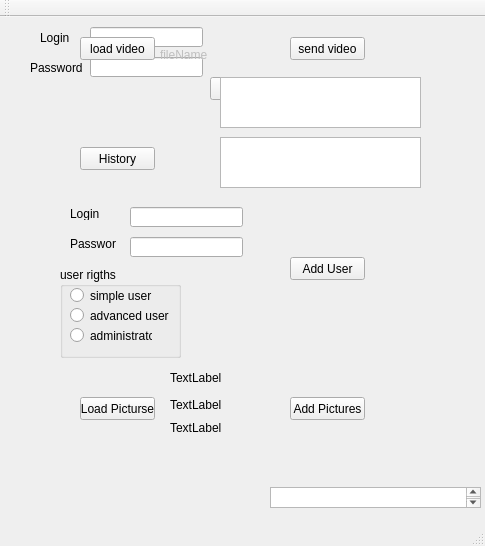
<?xml version="1.0" encoding="UTF-8"?>
<ui version="4.0">
 <class>Client</class>
 <widget class="QMainWindow" name="Client">
  <property name="geometry">
   <rect>
    <x>0</x>
    <y>0</y>
    <width>485</width>
    <height>546</height>
   </rect>
  </property>
  <property name="windowTitle">
   <string>Client</string>
  </property>
  <widget class="QWidget" name="centralWidget">
   <widget class="QTextEdit" name="resultTextBox">
    <property name="geometry">
     <rect>
      <x>270</x>
      <y>470</y>
      <width>211</width>
      <height>21</height>
     </rect>
    </property>
   </widget>
   <widget class="QWidget" name="authorization" native="true">
    <property name="geometry">
     <rect>
      <x>30</x>
      <y>10</y>
      <width>271</width>
      <height>81</height>
     </rect>
    </property>
    <widget class="QLabel" name="label">
     <property name="geometry">
      <rect>
       <x>10</x>
       <y>0</y>
       <width>51</width>
       <height>21</height>
      </rect>
     </property>
     <property name="text">
      <string>Login</string>
     </property>
    </widget>
    <widget class="QLabel" name="label_2">
     <property name="geometry">
      <rect>
       <x>0</x>
       <y>30</y>
       <width>61</width>
       <height>21</height>
      </rect>
     </property>
     <property name="text">
      <string>Password</string>
     </property>
    </widget>
    <widget class="QLineEdit" name="login">
     <property name="geometry">
      <rect>
       <x>60</x>
       <y>0</y>
       <width>113</width>
       <height>20</height>
      </rect>
     </property>
    </widget>
    <widget class="QLineEdit" name="password">
     <property name="geometry">
      <rect>
       <x>60</x>
       <y>30</y>
       <width>113</width>
       <height>20</height>
      </rect>
     </property>
    </widget>
    <widget class="QPushButton" name="SIgnIn">
     <property name="geometry">
      <rect>
       <x>180</x>
       <y>50</y>
       <width>75</width>
       <height>23</height>
      </rect>
     </property>
     <property name="text">
      <string>Sign In</string>
     </property>
    </widget>
   </widget>
   <widget class="QWidget" name="mainForm" native="true">
    <property name="geometry">
     <rect>
      <x>50</x>
      <y>0</y>
      <width>371</width>
      <height>181</height>
     </rect>
    </property>
    <widget class="QPushButton" name="LoadVideo">
     <property name="geometry">
      <rect>
       <x>30</x>
       <y>20</y>
       <width>75</width>
       <height>23</height>
      </rect>
     </property>
     <property name="text">
      <string>load video</string>
     </property>
    </widget>
    <widget class="QLabel" name="fileName">
     <property name="enabled">
      <bool>false</bool>
     </property>
     <property name="geometry">
      <rect>
       <x>110</x>
       <y>30</y>
       <width>81</width>
       <height>16</height>
      </rect>
     </property>
     <property name="text">
      <string>fileName</string>
     </property>
    </widget>
    <widget class="QPushButton" name="SendVideo">
     <property name="geometry">
      <rect>
       <x>240</x>
       <y>20</y>
       <width>75</width>
       <height>23</height>
      </rect>
     </property>
     <property name="text">
      <string>send video</string>
     </property>
    </widget>
    <widget class="QTextBrowser" name="userHistory">
     <property name="geometry">
      <rect>
       <x>170</x>
       <y>120</y>
       <width>201</width>
       <height>51</height>
      </rect>
     </property>
    </widget>
    <widget class="QPushButton" name="seeHistory">
     <property name="geometry">
      <rect>
       <x>30</x>
       <y>130</y>
       <width>75</width>
       <height>23</height>
      </rect>
     </property>
     <property name="text">
      <string>History</string>
     </property>
    </widget>
    <widget class="QTextBrowser" name="videoResult">
     <property name="geometry">
      <rect>
       <x>170</x>
       <y>60</y>
       <width>201</width>
       <height>51</height>
      </rect>
     </property>
    </widget>
   </widget>
   <widget class="QFrame" name="adminFrame">
    <property name="geometry">
     <rect>
      <x>50</x>
      <y>180</y>
      <width>371</width>
      <height>161</height>
     </rect>
    </property>
    <property name="frameShape">
     <enum>QFrame::NoFrame</enum>
    </property>
    <property name="frameShadow">
     <enum>QFrame::Plain</enum>
    </property>
    <property name="lineWidth">
     <number>1</number>
    </property>
    <widget class="QLineEdit" name="newLogin">
     <property name="geometry">
      <rect>
       <x>80</x>
       <y>10</y>
       <width>113</width>
       <height>20</height>
      </rect>
     </property>
    </widget>
    <widget class="QLineEdit" name="newPassword">
     <property name="geometry">
      <rect>
       <x>80</x>
       <y>40</y>
       <width>113</width>
       <height>20</height>
      </rect>
     </property>
    </widget>
    <widget class="QLabel" name="label_3">
     <property name="geometry">
      <rect>
       <x>20</x>
       <y>10</y>
       <width>46</width>
       <height>13</height>
      </rect>
     </property>
     <property name="text">
      <string>Login</string>
     </property>
    </widget>
    <widget class="QLabel" name="label_4">
     <property name="geometry">
      <rect>
       <x>20</x>
       <y>40</y>
       <width>46</width>
       <height>13</height>
      </rect>
     </property>
     <property name="text">
      <string>Password</string>
     </property>
    </widget>
    <widget class="QPushButton" name="addUser">
     <property name="geometry">
      <rect>
       <x>240</x>
       <y>60</y>
       <width>75</width>
       <height>23</height>
      </rect>
     </property>
     <property name="text">
      <string>Add User</string>
     </property>
    </widget>
    <widget class="QGroupBox" name="selectRigths">
     <property name="geometry">
      <rect>
       <x>10</x>
       <y>70</y>
       <width>121</width>
       <height>91</height>
      </rect>
     </property>
     <property name="title">
      <string>user rigths</string>
     </property>
     <widget class="QRadioButton" name="simpleUser">
      <property name="geometry">
       <rect>
        <x>10</x>
        <y>20</y>
        <width>82</width>
        <height>17</height>
       </rect>
      </property>
      <property name="text">
       <string>simple user</string>
      </property>
     </widget>
     <widget class="QRadioButton" name="advancedUser">
      <property name="geometry">
       <rect>
        <x>10</x>
        <y>40</y>
        <width>101</width>
        <height>17</height>
       </rect>
      </property>
      <property name="text">
       <string>advanced user</string>
      </property>
     </widget>
     <widget class="QRadioButton" name="admin">
      <property name="geometry">
       <rect>
        <x>10</x>
        <y>60</y>
        <width>82</width>
        <height>17</height>
       </rect>
      </property>
      <property name="text">
       <string>administrator</string>
      </property>
     </widget>
    </widget>
   </widget>
   <widget class="QFrame" name="advancUserFrame">
    <property name="geometry">
     <rect>
      <x>50</x>
      <y>350</y>
      <width>361</width>
      <height>81</height>
     </rect>
    </property>
    <property name="frameShape">
     <enum>QFrame::NoFrame</enum>
    </property>
    <property name="frameShadow">
     <enum>QFrame::Plain</enum>
    </property>
    <widget class="QPushButton" name="loadPictures">
     <property name="geometry">
      <rect>
       <x>30</x>
       <y>30</y>
       <width>75</width>
       <height>23</height>
      </rect>
     </property>
     <property name="text">
      <string>Load Picturse</string>
     </property>
    </widget>
    <widget class="QLabel" name="loadedPicture1">
     <property name="geometry">
      <rect>
       <x>120</x>
       <y>0</y>
       <width>81</width>
       <height>21</height>
      </rect>
     </property>
     <property name="text">
      <string>TextLabel</string>
     </property>
    </widget>
    <widget class="QPushButton" name="addPictures">
     <property name="geometry">
      <rect>
       <x>240</x>
       <y>30</y>
       <width>75</width>
       <height>23</height>
      </rect>
     </property>
     <property name="text">
      <string>Add Pictures</string>
     </property>
    </widget>
    <widget class="QLabel" name="loadedPicture2">
     <property name="geometry">
      <rect>
       <x>120</x>
       <y>30</y>
       <width>81</width>
       <height>16</height>
      </rect>
     </property>
     <property name="text">
      <string>TextLabel</string>
     </property>
    </widget>
    <widget class="QLabel" name="loadedPicture3">
     <property name="geometry">
      <rect>
       <x>120</x>
       <y>50</y>
       <width>91</width>
       <height>21</height>
      </rect>
     </property>
     <property name="text">
      <string>TextLabel</string>
     </property>
    </widget>
   </widget>
  </widget>
  <widget class="QMenuBar" name="menuBar">
   <property name="geometry">
    <rect>
     <x>0</x>
     <y>0</y>
     <width>485</width>
     <height>21</height>
    </rect>
   </property>
  </widget>
  <widget class="QToolBar" name="mainToolBar">
   <attribute name="toolBarArea">
    <enum>TopToolBarArea</enum>
   </attribute>
   <attribute name="toolBarBreak">
    <bool>false</bool>
   </attribute>
  </widget>
  <widget class="QStatusBar" name="statusBar"/>
 </widget>
 <layoutdefault spacing="6" margin="11"/>
 <resources/>
 <connections/>
</ui>
